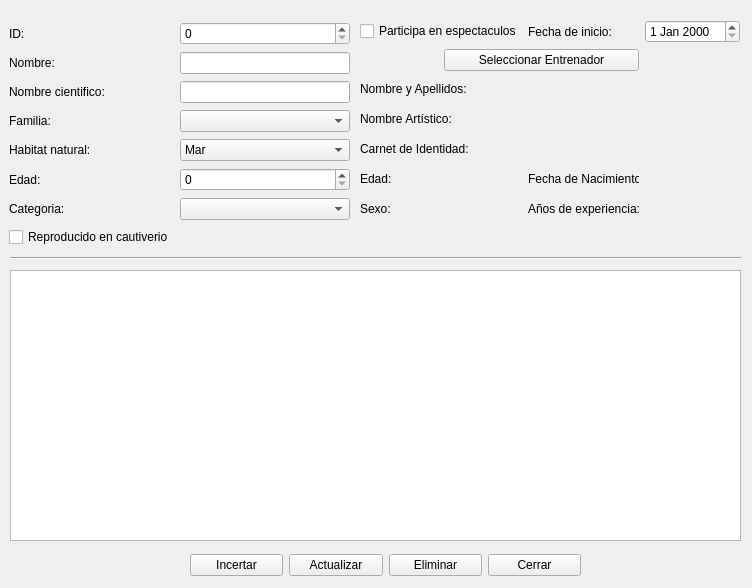
<?xml version="1.0" encoding="UTF-8"?>
<ui version="4.0">
 <class>animal_acuatico</class>
 <widget class="QWidget" name="animal_acuatico">
  <property name="geometry">
   <rect>
    <x>0</x>
    <y>0</y>
    <width>752</width>
    <height>588</height>
   </rect>
  </property>
  <property name="minimumSize">
   <size>
    <width>752</width>
    <height>588</height>
   </size>
  </property>
  <property name="maximumSize">
   <size>
    <width>752</width>
    <height>588</height>
   </size>
  </property>
  <property name="windowTitle">
   <string>Form</string>
  </property>
  <widget class="QTableWidget" name="tabla_animal_acuatico">
   <property name="geometry">
    <rect>
     <x>10</x>
     <y>270</y>
     <width>731</width>
     <height>271</height>
    </rect>
   </property>
  </widget>
  <widget class="Line" name="line">
   <property name="geometry">
    <rect>
     <x>10</x>
     <y>250</y>
     <width>731</width>
     <height>16</height>
    </rect>
   </property>
   <property name="orientation">
    <enum>Qt::Horizontal</enum>
   </property>
  </widget>
  <widget class="QWidget" name="layoutWidget">
   <property name="geometry">
    <rect>
     <x>9</x>
     <y>21</y>
     <width>341</width>
     <height>231</height>
    </rect>
   </property>
   <layout class="QGridLayout" name="gridLayout_animal_acuatico">
    <item row="2" column="1">
     <widget class="QLineEdit" name="anim_nombre_cientifico"/>
    </item>
    <item row="2" column="0">
     <widget class="QLabel" name="label_3">
      <property name="text">
       <string>Nombre cientifico:</string>
      </property>
     </widget>
    </item>
    <item row="0" column="0">
     <widget class="QLabel" name="label">
      <property name="text">
       <string>ID:</string>
      </property>
     </widget>
    </item>
    <item row="3" column="0">
     <widget class="QLabel" name="label_2">
      <property name="text">
       <string>Familia:</string>
      </property>
     </widget>
    </item>
    <item row="7" column="1">
     <widget class="QSpinBox" name="anim_edad"/>
    </item>
    <item row="4" column="0">
     <widget class="QLabel" name="label_4">
      <property name="text">
       <string>Habitat natural:</string>
      </property>
     </widget>
    </item>
    <item row="7" column="0">
     <widget class="QLabel" name="label_6">
      <property name="text">
       <string>Edad:</string>
      </property>
     </widget>
    </item>
    <item row="8" column="0">
     <widget class="QLabel" name="label_7">
      <property name="text">
       <string>Categoria:</string>
      </property>
     </widget>
    </item>
    <item row="1" column="0">
     <widget class="QLabel" name="label_5">
      <property name="text">
       <string>Nombre:</string>
      </property>
     </widget>
    </item>
    <item row="1" column="1">
     <widget class="QLineEdit" name="anim_nombre">
      <property name="text">
       <string/>
      </property>
     </widget>
    </item>
    <item row="9" column="0">
     <widget class="QCheckBox" name="check_cautiverio">
      <property name="text">
       <string>Reproducido en cautiverio</string>
      </property>
     </widget>
    </item>
    <item row="4" column="1">
     <widget class="QComboBox" name="comboBox_anim_habitat">
      <property name="focusPolicy">
       <enum>Qt::ClickFocus</enum>
      </property>
      <property name="editable">
       <bool>false</bool>
      </property>
      <item>
       <property name="text">
        <string>Mar</string>
       </property>
      </item>
      <item>
       <property name="text">
        <string>Rio</string>
       </property>
      </item>
     </widget>
    </item>
    <item row="8" column="1">
     <widget class="QComboBox" name="comboBox_anim_categoria">
      <property name="focusPolicy">
       <enum>Qt::ClickFocus</enum>
      </property>
      <property name="editable">
       <bool>false</bool>
      </property>
      <item>
       <property name="text">
        <string/>
       </property>
      </item>
      <item>
       <property name="text">
        <string>Peces</string>
       </property>
      </item>
      <item>
       <property name="text">
        <string>Mamíferos</string>
       </property>
      </item>
      <item>
       <property name="text">
        <string>Reptiles</string>
       </property>
      </item>
      <item>
       <property name="text">
        <string>Artrópodos</string>
       </property>
      </item>
      <item>
       <property name="text">
        <string>Moluscos</string>
       </property>
      </item>
      <item>
       <property name="text">
        <string>Anélidos</string>
       </property>
      </item>
      <item>
       <property name="text">
        <string>Platelmintos</string>
       </property>
      </item>
      <item>
       <property name="text">
        <string>Nematodos</string>
       </property>
      </item>
      <item>
       <property name="text">
        <string>Equinodermos</string>
       </property>
      </item>
      <item>
       <property name="text">
        <string>Cnidarios</string>
       </property>
      </item>
      <item>
       <property name="text">
        <string>Poríferos</string>
       </property>
      </item>
      <item>
       <property name="text">
        <string>Aves</string>
       </property>
      </item>
     </widget>
    </item>
    <item row="3" column="1">
     <widget class="QComboBox" name="comboBox_anim_familia">
      <property name="focusPolicy">
       <enum>Qt::ClickFocus</enum>
      </property>
      <property name="editable">
       <bool>false</bool>
      </property>
      <item>
       <property name="text">
        <string/>
       </property>
      </item>
      <item>
       <property name="text">
        <string>delfines</string>
       </property>
      </item>
      <item>
       <property name="text">
        <string>lobos marinos</string>
       </property>
      </item>
      <item>
       <property name="text">
        <string>peces pequeños</string>
       </property>
      </item>
      <item>
       <property name="text">
        <string>crustáceos</string>
       </property>
      </item>
      <item>
       <property name="text">
        <string>tortugas</string>
       </property>
      </item>
      <item>
       <property name="text">
        <string>tiburones</string>
       </property>
      </item>
      <item>
       <property name="text">
        <string>otros</string>
       </property>
      </item>
     </widget>
    </item>
    <item row="0" column="1">
     <widget class="QSpinBox" name="anim_id"/>
    </item>
   </layout>
  </widget>
  <widget class="QWidget" name="layoutWidget">
   <property name="geometry">
    <rect>
     <x>190</x>
     <y>550</y>
     <width>391</width>
     <height>31</height>
    </rect>
   </property>
   <layout class="QHBoxLayout" name="horizontalLayout">
    <item>
     <widget class="QPushButton" name="btn_insertar">
      <property name="text">
       <string>Incertar</string>
      </property>
     </widget>
    </item>
    <item>
     <widget class="QPushButton" name="btn_actualizar">
      <property name="text">
       <string>Actualizar</string>
      </property>
     </widget>
    </item>
    <item>
     <widget class="QPushButton" name="btn_eliminar">
      <property name="text">
       <string>Eliminar</string>
      </property>
     </widget>
    </item>
    <item>
     <widget class="QPushButton" name="btn_cerrar">
      <property name="text">
       <string>Cerrar</string>
      </property>
     </widget>
    </item>
   </layout>
  </widget>
  <widget class="QWidget" name="layoutWidget">
   <property name="geometry">
    <rect>
     <x>360</x>
     <y>20</y>
     <width>380</width>
     <height>201</height>
    </rect>
   </property>
   <layout class="QGridLayout" name="gridLayout">
    <item row="0" column="0" colspan="2">
     <widget class="QCheckBox" name="check_espectaculos">
      <property name="text">
       <string>Participa en espectaculos</string>
      </property>
     </widget>
    </item>
    <item row="0" column="2">
     <widget class="QLabel" name="label_8">
      <property name="text">
       <string>Fecha de inicio:</string>
      </property>
     </widget>
    </item>
    <item row="2" column="0" colspan="2">
     <widget class="QLabel" name="lb1">
      <property name="text">
       <string>Nombre y Apellidos:</string>
      </property>
     </widget>
    </item>
    <item row="3" column="0" colspan="2">
     <widget class="QLabel" name="lb2">
      <property name="text">
       <string>Nombre Artístico:</string>
      </property>
     </widget>
    </item>
    <item row="4" column="0" colspan="2">
     <widget class="QLabel" name="lb3">
      <property name="text">
       <string>Carnet de Identidad:</string>
      </property>
     </widget>
    </item>
    <item row="5" column="0">
     <widget class="QLabel" name="lb4">
      <property name="text">
       <string>Edad:</string>
      </property>
     </widget>
    </item>
    <item row="5" column="1">
     <widget class="QLabel" name="entrenador_edad">
      <property name="text">
       <string/>
      </property>
     </widget>
    </item>
    <item row="6" column="0">
     <widget class="QLabel" name="lb5">
      <property name="text">
       <string>Sexo:</string>
      </property>
     </widget>
    </item>
    <item row="6" column="1">
     <widget class="QLabel" name="entrenador_sexo">
      <property name="text">
       <string/>
      </property>
     </widget>
    </item>
    <item row="5" column="2">
     <widget class="QLabel" name="lb6">
      <property name="text">
       <string>Fecha de Nacimiento:</string>
      </property>
     </widget>
    </item>
    <item row="6" column="2">
     <widget class="QLabel" name="lb7">
      <property name="text">
       <string>Años de experiencia:</string>
      </property>
     </widget>
    </item>
    <item row="2" column="2" colspan="2">
     <widget class="QLabel" name="entrenador_nombre_apellidos">
      <property name="text">
       <string/>
      </property>
     </widget>
    </item>
    <item row="3" column="2" colspan="2">
     <widget class="QLabel" name="entrenador_nombre_artistico">
      <property name="text">
       <string/>
      </property>
     </widget>
    </item>
    <item row="0" column="3">
     <widget class="QDateEdit" name="valor_inicio"/>
    </item>
    <item row="4" column="2">
     <widget class="QLabel" name="entrenador_carnet_identidad">
      <property name="text">
       <string/>
      </property>
     </widget>
    </item>
    <item row="5" column="3">
     <widget class="QLabel" name="entrenador_nacimiento">
      <property name="text">
       <string/>
      </property>
     </widget>
    </item>
    <item row="6" column="3">
     <widget class="QLabel" name="entrenador_experiencia">
      <property name="text">
       <string/>
      </property>
     </widget>
    </item>
    <item row="1" column="1" colspan="2">
     <widget class="QPushButton" name="btn_seleccionar_entrenador">
      <property name="text">
       <string>Seleccionar Entrenador</string>
      </property>
     </widget>
    </item>
   </layout>
  </widget>
 </widget>
 <resources/>
 <connections/>
</ui>
